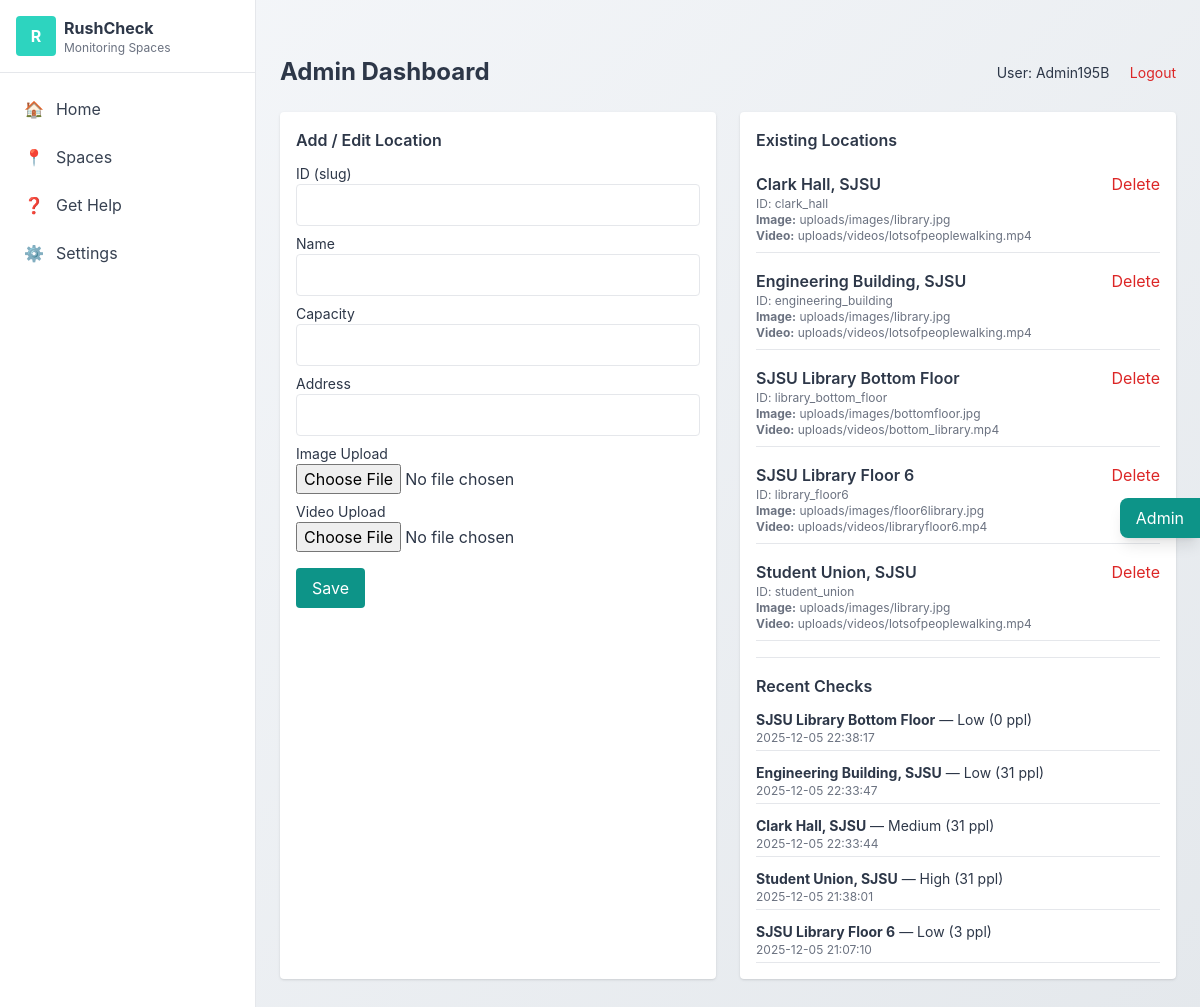
The app's page /admin/dashboard (signed in) with its own data.
### tables this page shows
CREATE TABLE admin_users (
            username TEXT PRIMARY KEY,
            password_hash TEXT
        );

CREATE TABLE locations (
            id TEXT PRIMARY KEY,
            name TEXT,
            capacity INTEGER,
            image TEXT,
            address TEXT,
            video TEXT
        );

CREATE TABLE status (
            id TEXT PRIMARY KEY,
            location_name TEXT,
            average_people INTEGER,
            capacity INTEGER,
            percent REAL,
            level TEXT,
            address TEXT,
            updated_at TIMESTAMP DEFAULT CURRENT_TIMESTAMP
        );

### app.py (the view)
@app.route("/admin/dashboard")
@login_required
def admin_dashboard():
    db = get_db()
    locs = db.execute("SELECT * FROM locations ORDER BY name").fetchall()
    statuses = db.execute("SELECT * FROM status ORDER BY updated_at DESC LIMIT 50").fetchall()
    return render_template("admin_dashboard.html",
                           locations=[dict(r) for r in locs],
                           statuses=[dict(r) for r in statuses])

### app.py (called while the page is built)
def get_db():
    db = getattr(g, "_database", None)
    if db is None:
        db = g._database = sqlite3.connect(DATABASE)
        db.row_factory = sqlite3.Row
    return db

@app.teardown_appcontext
def close_connection(exception):
    db = getattr(g, "_database", None)
    if db:
        db.close()

@login_manager.user_loader
def load_user(username):
    db = get_db()
    row = db.execute("SELECT username FROM admin_users WHERE username = ?", (username,)).fetchone()
    return AdminUser(row["username"]) if row else None

### Templates/admin_dashboard.html (shortened to what this page needs)
{% extends 'layout.html' %} {% block content %}
<div class="max-w-6xl mx-auto">
  <div class="flex justify-between items-center mb-6">
    <h2 class="text-2xl font-bold">Admin Dashboard</h2>
    <div>
      <span class="text-sm mr-4">User: {{ current_user.id }}</span>
      <a href="{{ url_for('admin_logout') }}" class="text-sm text-red-600"
        >Logout</a
      >
    </div>
  </div>
  <div class="grid grid-cols-2 gap-6">
    <div class="bg-white p-4 rounded shadow">
      <h3 class="font-semibold mb-3">Add / Edit Location</h3>
      <form
        action="{{ url_for('admin_locations_add') }}"
        method="post"
        enctype="multipart/form-data"
      >
        <label class="block text-sm">ID (slug)</label>
        <input name="id" class="w-full border p-2 rounded mb-2" required />
        <label class="block text-sm">Name</label>
        <input name="name" class="w-full border p-2 rounded mb-2" required />
        <label class="block text-sm">Capacity</label>
        <input
          name="capacity"
          type="number"
          class="w-full border p-2 rounded mb-2"
        />
        <label class="block text-sm">Address</label>
        <input name="address" class="w-full border p-2 rounded mb-2" />
        <label class="block text-sm">Image Upload</label>
        <input name="image" type="file" accept="image/*" class="w-full mb-2" />
        <label class="block text-sm">Video Upload</label>
        <input name="video" type="file" accept="video/*" class="w-full mb-4" />
        <button class="bg-teal-600 text-white px-4 py-2 rounded">Save</button>
      </form>
    </div>
    <div class="bg-white p-4 rounded shadow">
      <h3 class="font-semibold mb-3">Existing Locations</h3>
      <div class="space-y-2">
        {% for loc in locations %}
        <div class="flex justify-between border-b py-2">
          <div>
            <div class="font-semibold">{{ loc.name }}</div>
            <div class="text-xs text-gray-500">ID: {{ loc.id }}</div>
            <div class="text-xs text-gray-500">
              <strong>Image:</strong> {{ loc.image }}
            </div>
            <div class="text-xs text-gray-500">
              <strong>Video:</strong> {{ loc.video }}
            </div>
          </div>
          <form
            action="{{ url_for('admin_locations_delete') }}"
            method="post"
            onsubmit="return confirm('Delete?')"
          >
            <button class="text-red-600">Delete</button>
          </form>
        </div>
        {% endfor %}
      </div>
      <hr class="my-4" />
      <h3 class="font-semibold mb-2">Recent Checks</h3>
      <div class="space-y-2 text-sm">
        {% for s in statuses %}
        <div class="border-b py-1">
          <strong>{{ s.location_name }}</strong> — {{ s.level }} ({{
          s.average_people }} ppl)
          <div class="text-xs text-gray-500">{{ s.updated_at }}</div>
        </div>
        {% endfor %}
      </div>
    </div>
  </div>
</div>
{% endblock %}

### Static/CSS/custom.css (style rules this page uses)
body { -webkit-font-smoothing: antialiased; -moz-osx-font-smoothing: grayscale; }
* { box-sizing: border-box; }
body { font-family: "Inter", -apple-system, BlinkMacSystemFont, "Segoe UI", Roboto, sans-serif; margin: 0; background: linear-gradient(135deg, #f5f7fa 0%, #e4e8ec 100%); color: #2d3748; }
.grid { display: grid; grid-template-columns: repeat(auto-fill, minmax(280px, 1fr)); gap: 24px; animation: fadeInUp 0.8s ease-out; }

### records on screen
admin_users: id "Admin195B"
locations: name "Clark Hall, SJSU", id "clark_hall", image "uploads/images/library.jpg", video "uploads/videos/lotsofpeoplewalking.mp4"
locations: name "Engineering Building, SJSU", id "engineering_building", image "uploads/images/library.jpg", video "uploads/videos/lotsofpeoplewalking.mp4"
locations: name "SJSU Library Bottom Floor", id "library_bottom_floor", image "uploads/images/bottomfloor.jpg", video "uploads/videos/bottom_library.mp4"
locations: name "SJSU Library Floor 6", id "library_floor6", image "uploads/images/floor6library.jpg", video "uploads/videos/libraryfloor6.mp4"
locations: name "Student Union, SJSU", id "student_union", image "uploads/images/library.jpg", video "uploads/videos/lotsofpeoplewalking.mp4"
status: location_name "SJSU Library Bottom Floor", level "Low", average_people "0", updated_at "2025-12-05 22:38:17"
status: location_name "Engineering Building, SJSU", level "Low", average_people "31", updated_at "2025-12-05 22:33:47"
status: location_name "Clark Hall, SJSU", level "Medium", average_people "31", updated_at "2025-12-05 22:33:44"
status: location_name "Student Union, SJSU", level "High", average_people "31", updated_at "2025-12-05 21:38:01"
status: location_name "SJSU Library Floor 6", level "Low", average_people "3", updated_at "2025-12-05 21:07:10"
